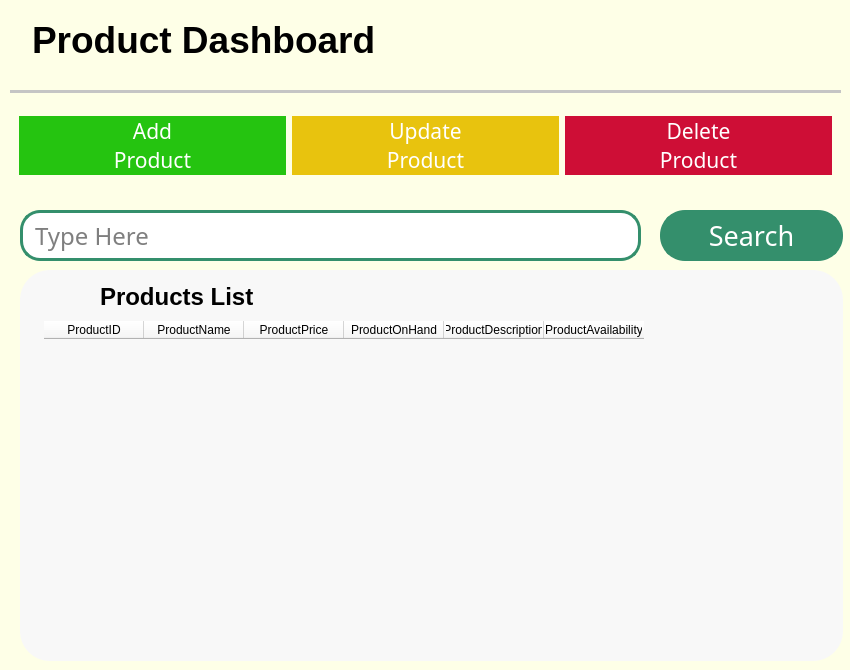
    <widget class="QFrame" name="ProductFrame">
     <property name="geometry">
      <rect>
       <x>240</x>
       <y>10</y>
       <width>850</width>
       <height>670</height>
      </rect>
     </property>
     <property name="styleSheet">
      <string notr="true">background-color: rgb(254, 255, 231);
border-radius:20px;</string>
     </property>
     <property name="frameShape">
      <enum>QFrame::StyledPanel</enum>
     </property>
     <property name="frameShadow">
      <enum>QFrame::Raised</enum>
     </property>
     <widget class="QFrame" name="frame_12">
      <property name="geometry">
       <rect>
        <x>20</x>
        <y>270</y>
        <width>823</width>
        <height>391</height>
       </rect>
      </property>
      <property name="styleSheet">
       <string notr="true">background-color: rgb(248, 248, 248);
border-radius: 30px;
border-style: outset;</string>
      </property>
      <property name="frameShape">
       <enum>QFrame::StyledPanel</enum>
      </property>
      <property name="frameShadow">
       <enum>QFrame::Raised</enum>
      </property>
      <widget class="QLabel" name="label_55">
       <property name="geometry">
        <rect>
         <x>80</x>
         <y>15</y>
         <width>401</width>
         <height>31</height>
        </rect>
       </property>
       <property name="styleSheet">
        <string notr="true">font: 20pt &quot;Century Gothic&quot;;</string>
       </property>
       <property name="text">
        <string>&lt;html&gt;&lt;head/&gt;&lt;body&gt;&lt;p&gt;&lt;span style=&quot; font-size:28pt; font-weight:600; vertical-align:super;&quot;&gt;Products List&lt;/span&gt;&lt;/p&gt;&lt;/body&gt;&lt;/html&gt;</string>
       </property>
      </widget>
      <widget class="QLabel" name="label_56">
       <property name="geometry">
        <rect>
         <x>30</x>
         <y>5</y>
         <width>51</width>
         <height>41</height>
        </rect>
       </property>
       <property name="text">
        <string/>
       </property>
       <property name="pixmap">
        <pixmap>Resize resources/Customer List.png</pixmap>
       </property>
      </widget>
      <widget class="QTableWidget" name="product_tbl">
       <property name="geometry">
        <rect>
         <x>24</x>
         <y>51</y>
         <width>741</width>
         <height>281</height>
        </rect>
       </property>
       <property name="editTriggers">
        <set>QAbstractItemView::NoEditTriggers</set>
       </property>
       <property name="wordWrap">
        <bool>true</bool>
       </property>
       <column>
        <property name="text">
         <string>ProductID</string>
        </property>
       </column>
       <column>
        <property name="text">
         <string>ProductName</string>
        </property>
       </column>
       <column>
        <property name="text">
         <string>ProductPrice</string>
        </property>
       </column>
       <column>
        <property name="text">
         <string>ProductOnHand</string>
        </property>
       </column>
       <column>
        <property name="text">
         <string>ProductDescription</string>
        </property>
       </column>
       <column>
        <property name="text">
         <string>ProductAvailability</string>
        </property>
       </column>
      </widget>
     </widget>
     <widget class="QFrame" name="DashboardTitle_3">
      <property name="geometry">
       <rect>
        <x>10</x>
        <y>10</y>
        <width>831</width>
        <height>71</height>
       </rect>
      </property>
      <property name="frameShape">
       <enum>QFrame::StyledPanel</enum>
      </property>
      <property name="frameShadow">
       <enum>QFrame::Raised</enum>
      </property>
      <layout class="QFormLayout" name="formLayout_3">
       <item row="0" column="0">
        <widget class="QLabel" name="label_13">
         <property name="text">
          <string/>
         </property>
         <property name="pixmap">
          <pixmap>Resize resources/stationery.png</pixmap>
         </property>
         <property name="scaledContents">
          <bool>true</bool>
         </property>
        </widget>
       </item>
       <item row="0" column="1">
        <widget class="QLabel" name="label_14">
         <property name="styleSheet">
          <string notr="true">font: 20pt &quot;Century Gothic&quot;;</string>
         </property>
         <property name="text">
          <string>&lt;html&gt;&lt;head/&gt;&lt;body&gt;&lt;p&gt;&lt;span style=&quot; font-size:28pt; font-weight:600;&quot;&gt;Product Dashboard&lt;/span&gt;&lt;/p&gt;&lt;/body&gt;&lt;/html&gt;</string>
         </property>
         <property name="alignment">
          <set>Qt::AlignJustify|Qt::AlignVCenter</set>
         </property>
        </widget>
       </item>
      </layout>
     </widget>
     <widget class="QFrame" name="DashboardButtons_2">
      <property name="geometry">
       <rect>
        <x>10</x>
        <y>100</y>
        <width>831</width>
        <height>91</height>
       </rect>
      </property>
      <property name="frameShape">
       <enum>QFrame::StyledPanel</enum>
      </property>
      <property name="frameShadow">
       <enum>QFrame::Raised</enum>
      </property>
      <layout class="QGridLayout" name="gridLayout_2">
       <item row="0" column="0">
        <widget class="QPushButton" name="add_prod_btn">
         <property name="font">
          <font>
           <family>Century Gothic</family>
           <pointsize>16</pointsize>
          </font>
         </property>
         <property name="styleSheet">
          <string notr="true">QPushButton{
background-color: rgba(37,196,16,255);
color: rgb(255, 255, 255);
border-radius:30px;
}

QPushButton:hover{
	color: rgb(0, 0, 0);
	border-style:solid;
	border-width:3px;
	border-color: rgba(37,196,16,255);
	background-color: rgb(255, 255, 255);
}</string>
         </property>
         <property name="text">
          <string>Add
Product</string>
         </property>
         <property name="icon">
          <iconset>
           <normaloff>Resize resources/add_Product.png.png</normaloff>Resize resources/add_Product.png.png</iconset>
         </property>
         <property name="iconSize">
          <size>
           <width>71</width>
           <height>71</height>
          </size>
         </property>
        </widget>
       </item>
       <item row="0" column="1">
        <widget class="QPushButton" name="upd_prod_btn">
         <property name="font">
          <font>
           <family>Century Gothic</family>
           <pointsize>16</pointsize>
          </font>
         </property>
         <property name="styleSheet">
          <string notr="true">QPushButton{
background-color: rgba(232,195,14,255);
color: rgb(255, 255, 255);
border-radius:30px;
}

QPushButton:hover{
	color: rgb(0, 0, 0);

	border-style:solid;
	border-width:3px;
	border-color: rgba(232,195,14,255);
	background-color: rgb(255, 255, 255);
}</string>
         </property>
         <property name="text">
          <string>Update
Product</string>
         </property>
         <property name="icon">
          <iconset>
           <normaloff>Resize resources/update_Product.png</normaloff>Resize resources/update_Product.png</iconset>
         </property>
         <property name="iconSize">
          <size>
           <width>71</width>
           <height>71</height>
          </size>
         </property>
        </widget>
       </item>
       <item row="0" column="2">
        <widget class="QPushButton" name="del_prod_btn">
         <property name="font">
          <font>
           <family>Century Gothic</family>
           <pointsize>16</pointsize>
          </font>
         </property>
         <property name="styleSheet">
          <string notr="true">QPushButton{
background-color: rgba(206,14,54,255);
color: rgb(255, 255, 255);
border-radius:30px;

}

QPushButton:hover{
	color: rgb(0, 0, 0);
	border-style:solid;
	border-width:3px;
	border-color: rgba(206,14,54,255);
	background-color: rgb(255, 255, 255);
}</string>
         </property>
         <property name="text">
          <string>Delete
Product</string>
         </property>
         <property name="icon">
          <iconset>
           <normaloff>Resize resources/delete_Product.png</normaloff>Resize resources/delete_Product.png</iconset>
         </property>
         <property name="iconSize">
          <size>
           <width>71</width>
           <height>71</height>
          </size>
         </property>
        </widget>
       </item>
      </layout>
     </widget>
     <widget class="Line" name="line_4">
      <property name="geometry">
       <rect>
        <x>10</x>
        <y>90</y>
        <width>831</width>
        <height>3</height>
       </rect>
      </property>
      <property name="styleSheet">
       <string notr="true">background-color: rgb(197, 197, 197);</string>
      </property>
      <property name="orientation">
       <enum>Qt::Horizontal</enum>
      </property>
     </widget>
     <widget class="QLineEdit" name="prod_search">
      <property name="geometry">
       <rect>
        <x>20</x>
        <y>210</y>
        <width>621</width>
        <height>51</height>
       </rect>
      </property>
      <property name="font">
       <font>
        <family>Century Gothic</family>
        <pointsize>18</pointsize>
       </font>
      </property>
      <property name="styleSheet">
       <string notr="true">QLineEdit{
border-radius:20px;
border-style:solid;
border-width:3px;
border-color: rgba(52,143,108,255);
background-color: rgb(255, 255, 255);
padding-left:10px;
}</string>
      </property>
      <property name="placeholderText">
       <string>Type Here</string>
      </property>
     </widget>
     <widget class="QPushButton" name="prod_search_btn">
      <property name="geometry">
       <rect>
        <x>660</x>
        <y>210</y>
        <width>183</width>
        <height>51</height>
       </rect>
      </property>
      <property name="font">
       <font>
        <family>Century Gothic</family>
        <pointsize>20</pointsize>
       </font>
      </property>
      <property name="styleSheet">
       <string notr="true">QPushButton{
border-radius:25px;
border-style:solid;
border-width:3px;
border-color: rgba(52,143,108,255);
background-color: rgba(52,143,108,255);
	color: rgb(255, 255, 255);
}</string>
      </property>
      <property name="text">
       <string>Search</string>
      </property>
      <property name="iconSize">
       <size>
        <width>40</width>
        <height>40</height>
       </size>
      </property>
     </widget>
    </widget>
